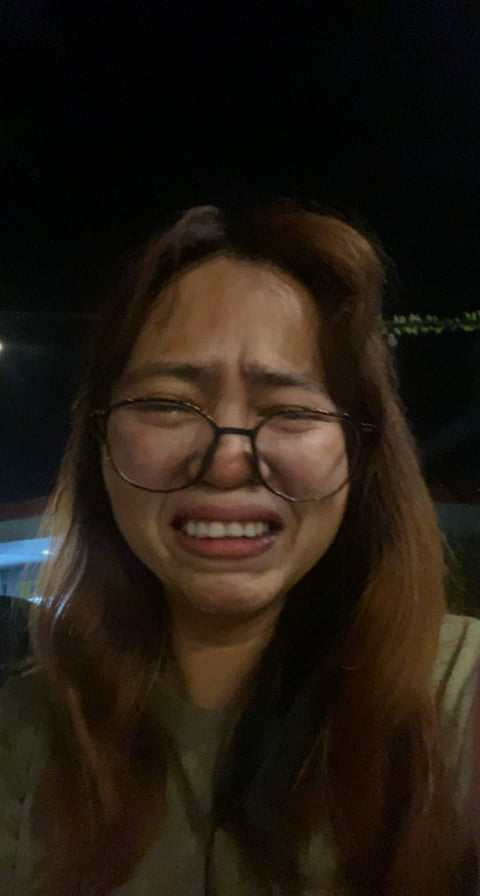
#> input picture hinagpis.jpg, 480 x 896 px
$ python main.py
#> lines starting #> are read from the running program, lines starting #| are printed output that depends on the picture
import cv2 as cv
import numpy as np

img=cv.imread("hinagpis.jpg")
#> img is the input picture: shape (896, 480, 3); mean B, G, R 18.5, 27.5, 36.2
gray=cv.imread("hinagpis.jpg", 0)
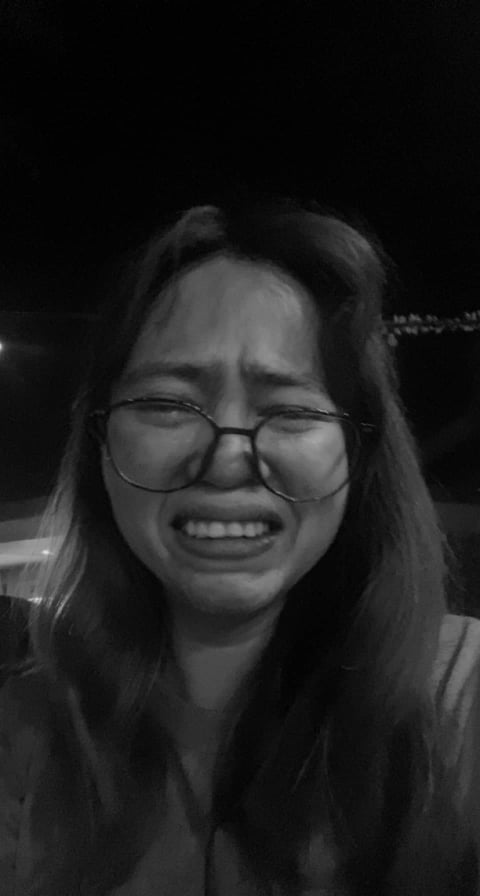
#> gray: shape (896, 480); min 0, max 225, mean 29.1

print("""
ACTIVITY #5:
The program should be:
Choose Program:
    1. Accept/load colored img. Grayscale should be rejected.
    2. Output a pixel value.
    3. Modify a pixel value.
    4. Set img dimensions. Within boundaries or not.
    5. Set img total pixel count. Higher or lower than the set pixel.
    6. Show the currently loaded image's data type.
    7. exit
""")

opt=int(input("input number: "))
#> the answer given: 3
if opt == 1 :
    imgLen = len(img.shape)
    grayLen = len(gray.shape)
    if imgLen > grayLen:
        cv.imshow("colored", img)
        cv.waitKey(0)
    else:
        exit()

elif opt == 2:
    x = int(input("for x axis: "))
    y = int(input("for y axis: "))
    color = int(input("BGR selection: [1. BLUE] [2. GREEN] [3. RED]: "))
    c=color-1
    print(img.item(x, y , c))


elif opt == 3:
    x = int(input("for x axis: "))
#> the answer given: 3
    y = int(input("for y axis: "))
#> the answer given: 3
    print(img[x, y])
#| [13  9  8]
    for i in range(0, 3, 1):
        color = int(input("BGR selection: [1. BLUE] [2. GREEN] [3. RED]: "))
#> (the run stopped early here; a loop or call above may not have finished)
